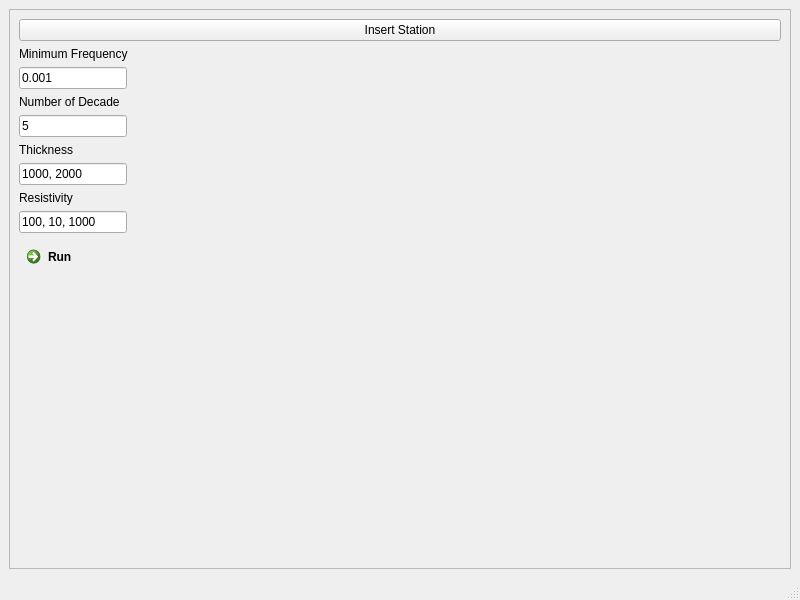
<?xml version="1.0" encoding="UTF-8"?>
<ui version="4.0">
 <class>MainWindow</class>
 <widget class="QMainWindow" name="MainWindow">
  <property name="geometry">
   <rect>
    <x>0</x>
    <y>0</y>
    <width>800</width>
    <height>600</height>
   </rect>
  </property>
  <property name="windowTitle">
   <string>Magnetotelluric 2D Modelling</string>
  </property>
  <property name="windowIcon">
   <iconset>
    <normaloff>../images/icon.png</normaloff>../images/icon.png</iconset>
  </property>
  <widget class="QWidget" name="centralwidget">
   <property name="layoutDirection">
    <enum>Qt::RightToLeft</enum>
   </property>
   <layout class="QHBoxLayout" name="horizontalLayout">
    <item>
     <widget class="QFrame" name="frame">
      <property name="layoutDirection">
       <enum>Qt::LeftToRight</enum>
      </property>
      <property name="frameShape">
       <enum>QFrame::StyledPanel</enum>
      </property>
      <property name="frameShadow">
       <enum>QFrame::Raised</enum>
      </property>
      <layout class="QHBoxLayout" name="horizontalLayout_2">
       <item>
        <layout class="QVBoxLayout" name="verticalLayout_7"/>
       </item>
       <item>
        <layout class="QVBoxLayout" name="verticalLayout">
         <item>
          <layout class="QVBoxLayout" name="verticalLayout_1">
           <item>
            <widget class="QPushButton" name="pushInsertStation">
             <property name="text">
              <string>Insert Station</string>
             </property>
            </widget>
           </item>
          </layout>
         </item>
         <item>
          <layout class="QVBoxLayout" name="verticalLayout_2">
           <item>
            <widget class="QLabel" name="label_2">
             <property name="sizePolicy">
              <sizepolicy hsizetype="Fixed" vsizetype="Fixed">
               <horstretch>0</horstretch>
               <verstretch>0</verstretch>
              </sizepolicy>
             </property>
             <property name="text">
              <string>Minimum Frequency</string>
             </property>
            </widget>
           </item>
           <item>
            <widget class="QLineEdit" name="lineEditMaximumPeriode">
             <property name="sizePolicy">
              <sizepolicy hsizetype="Fixed" vsizetype="Fixed">
               <horstretch>0</horstretch>
               <verstretch>0</verstretch>
              </sizepolicy>
             </property>
             <property name="text">
              <string>0.001</string>
             </property>
            </widget>
           </item>
          </layout>
         </item>
         <item>
          <layout class="QVBoxLayout" name="verticalLayout_3">
           <item>
            <widget class="QLabel" name="label_3">
             <property name="sizePolicy">
              <sizepolicy hsizetype="Fixed" vsizetype="Fixed">
               <horstretch>0</horstretch>
               <verstretch>0</verstretch>
              </sizepolicy>
             </property>
             <property name="text">
              <string>Number of Decade</string>
             </property>
            </widget>
           </item>
           <item>
            <widget class="QLineEdit" name="lineEditNumberOfDecade">
             <property name="sizePolicy">
              <sizepolicy hsizetype="Fixed" vsizetype="Fixed">
               <horstretch>0</horstretch>
               <verstretch>0</verstretch>
              </sizepolicy>
             </property>
             <property name="text">
              <string>5</string>
             </property>
            </widget>
           </item>
          </layout>
         </item>
         <item>
          <layout class="QVBoxLayout" name="verticalLayout_4">
           <item>
            <widget class="QLabel" name="label_4">
             <property name="sizePolicy">
              <sizepolicy hsizetype="Fixed" vsizetype="Fixed">
               <horstretch>0</horstretch>
               <verstretch>0</verstretch>
              </sizepolicy>
             </property>
             <property name="text">
              <string>Thickness</string>
             </property>
            </widget>
           </item>
           <item>
            <widget class="QLineEdit" name="lineEditThickness">
             <property name="sizePolicy">
              <sizepolicy hsizetype="Fixed" vsizetype="Fixed">
               <horstretch>0</horstretch>
               <verstretch>0</verstretch>
              </sizepolicy>
             </property>
             <property name="text">
              <string>1000, 2000</string>
             </property>
            </widget>
           </item>
          </layout>
         </item>
         <item>
          <layout class="QVBoxLayout" name="verticalLayout_5">
           <item>
            <widget class="QLabel" name="label_5">
             <property name="sizePolicy">
              <sizepolicy hsizetype="Fixed" vsizetype="Fixed">
               <horstretch>0</horstretch>
               <verstretch>0</verstretch>
              </sizepolicy>
             </property>
             <property name="text">
              <string>Resistivity</string>
             </property>
            </widget>
           </item>
           <item>
            <widget class="QLineEdit" name="lineEditResistivity">
             <property name="sizePolicy">
              <sizepolicy hsizetype="Fixed" vsizetype="Fixed">
               <horstretch>0</horstretch>
               <verstretch>0</verstretch>
              </sizepolicy>
             </property>
             <property name="text">
              <string>100, 10, 1000</string>
             </property>
            </widget>
           </item>
          </layout>
         </item>
         <item>
          <layout class="QVBoxLayout" name="verticalLayout_6">
           <item>
            <widget class="QCommandLinkButton" name="commandLinkButtonRun">
             <property name="sizePolicy">
              <sizepolicy hsizetype="Minimum" vsizetype="Fixed">
               <horstretch>0</horstretch>
               <verstretch>0</verstretch>
              </sizepolicy>
             </property>
             <property name="autoFillBackground">
              <bool>false</bool>
             </property>
             <property name="styleSheet">
              <string notr="true">background-color: rgb(170, 255, 127);
font: 75 12pt &quot;MS Shell Dlg 2&quot;;
border-color: rgb(0, 255, 0);</string>
             </property>
             <property name="text">
              <string>Run</string>
             </property>
             <property name="iconSize">
              <size>
               <width>40</width>
               <height>40</height>
              </size>
             </property>
             <property name="checkable">
              <bool>false</bool>
             </property>
            </widget>
           </item>
           <item>
            <spacer name="verticalSpacer_3">
             <property name="orientation">
              <enum>Qt::Vertical</enum>
             </property>
             <property name="sizeHint" stdset="0">
              <size>
               <width>20</width>
               <height>40</height>
              </size>
             </property>
            </spacer>
           </item>
          </layout>
         </item>
        </layout>
       </item>
      </layout>
     </widget>
    </item>
   </layout>
  </widget>
  <widget class="QMenuBar" name="menubar">
   <property name="geometry">
    <rect>
     <x>0</x>
     <y>0</y>
     <width>800</width>
     <height>21</height>
    </rect>
   </property>
  </widget>
  <widget class="QStatusBar" name="statusbar"/>
 </widget>
 <resources/>
 <connections/>
</ui>
